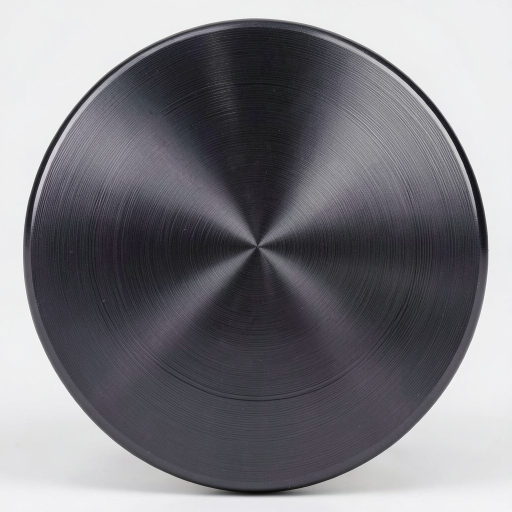
#> input picture Assets/raw/knob-cap-v1.jpg, 1024 x 1024 px, given in place of logo-emblem-v2.jpg, which was not available (shown at 1/2 size)
$ python build_assets.py
#> lines starting #> are read from the running program, lines starting #| are printed output that depends on the picture
"""Baut die finalen UI-Assets aus den generate-image-Rohbildern.

Aufruf: python3 Assets/build_assets.py
Erzeugt:
  Assets/logo-emblem.png   (transparent, 512x512)
  Assets/knob-cap.png      (freigestellte Metallkappe, 512x512, transparent)
  Assets/metal-brushed.png (512x512 Kachel)
  Assets/fader-track.png   (128x512 Kachel)
  Assets/grain.png         (128x128 subtiles Rauschen, transparent)
"""

import random
from pathlib import Path

from PIL import Image, ImageChops, ImageDraw, ImageFilter

ROOT = Path(__file__).resolve().parent
RAW = ROOT / "raw"


def black_to_alpha(image: Image.Image, floor: int = 10) -> Image.Image:
    """Macht einen schwarzen Hintergrund transparent (Screen-Matte).

    alpha = max(r,g,b); Farbe wird entpremultipliziert, damit helle Kanten
    und das Rot sauber erhalten bleiben.
    """
    rgb = image.convert("RGB")
    out = Image.new("RGBA", rgb.size)
    src = rgb.load()
    dst = out.load()
    for y in range(rgb.height):
        for x in range(rgb.width):
            r, g, b = src[x, y]
            a = max(r, g, b)
            if a <= floor:
                dst[x, y] = (0, 0, 0, 0)
                continue
            scale = 255.0 / a
            dst[x, y] = (
                min(255, int(r * scale)),
                min(255, int(g * scale)),
                min(255, int(b * scale)),
                a,
            )
    return out


def trim_to_content(image: Image.Image, margin_ratio: float = 0.06) -> Image.Image:
    box = image.getchannel("A").getbbox()
    if box is None:
        return image
    margin = int(max(box[2] - box[0], box[3] - box[1]) * margin_ratio)
    box = (
        max(0, box[0] - margin),
        max(0, box[1] - margin),
        min(image.width, box[2] + margin),
        min(image.height, box[3] + margin),
    )
    return image.crop(box)


def build_logo() -> None:
    src = Image.open(RAW / "logo-emblem-v2.jpg")
#> src is the input picture: PIL image 1024x1024 RGB; mean R, G, B 126.7, 125.8, 131
    logo = black_to_alpha(src)
#> in black_to_alpha, `out = Image.new("RGBA", rgb.size)`: out: PIL image 1024x1024 RGBA; every value is 0
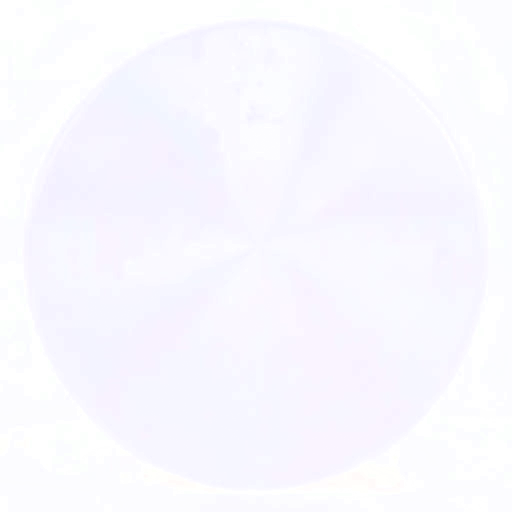
#> logo: PIL image 1024x1024 RGBA (shown at 1/2 size); mean R, G, B, A 239.2, 235.9, 254.8, 131.1; transparent parts drawn white
    logo = trim_to_content(logo, 0.10)
#> in trim_to_content, `box = image.getchannel("A").getbbox()`: box = (0, 0, 1024, 1024)
#> in trim_to_content, `margin = int(max(box[2] - box[0], box[3] - box[1]) * margin_ratio)`: margin = 102
    side = max(logo.size)
#> side = 1024
    canvas = Image.new("RGBA", (side, side), (0, 0, 0, 0))
    canvas.paste(logo, ((side - logo.width) // 2, (side - logo.height) // 2), logo)
    canvas = canvas.resize((512, 512), Image.LANCZOS)
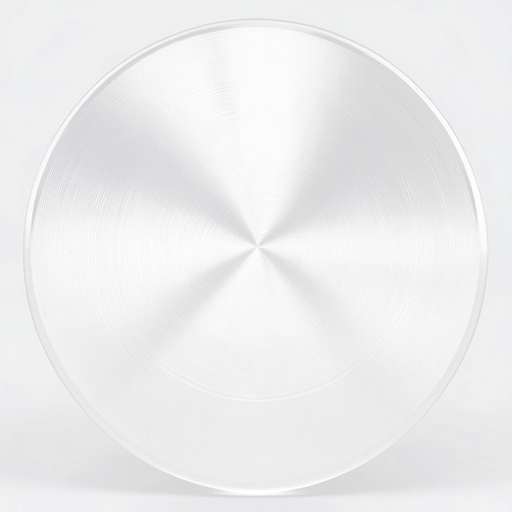
#> canvas: PIL image 512x512 RGBA; mean R, G, B, A 126.6, 125.6, 131, 92.2; transparent parts drawn white
    canvas.save(ROOT / "logo-emblem.png")


def build_knob_cap() -> None:
    src = Image.open(RAW / "knob-cap-v1.jpg").convert("RGB")
    # Kappe freistellen: Kreis-Maske mit weicher Kante.
    size = src.size[0]
#> size = 1024
    mask = Image.new("L", src.size, 0)
#> mask: PIL image 1024x1024 L; every value is 0
    draw = ImageDraw.Draw(mask)
    radius = int(size * 0.445)
#> radius = 455
    cx = cy = size // 2
#> cx = 512; cy = 512
    draw.ellipse((cx - radius, cy - radius, cx + radius, cy + radius), fill=255)
    mask = mask.filter(ImageFilter.GaussianBlur(1.2))
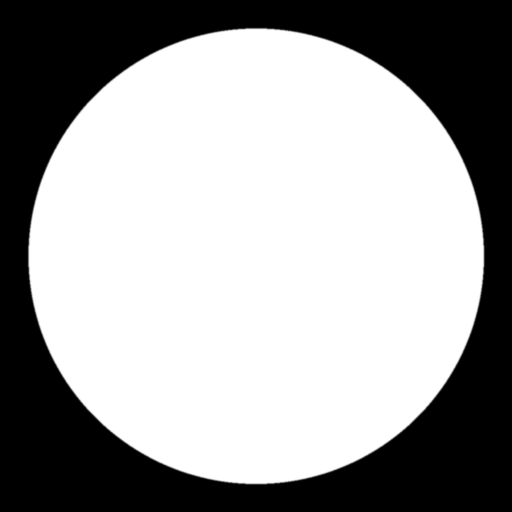
#> mask: PIL image 1024x1024 L (shown at 1/2 size); min 0, max 255, mean 158.5
    cap = src.convert("RGBA")
    cap.putalpha(mask)
    bbox = (cx - radius, cy - radius, cx + radius, cy + radius)
#> bbox = (57, 57, 967, 967)
    cap = cap.crop(bbox).resize((512, 512), Image.LANCZOS)
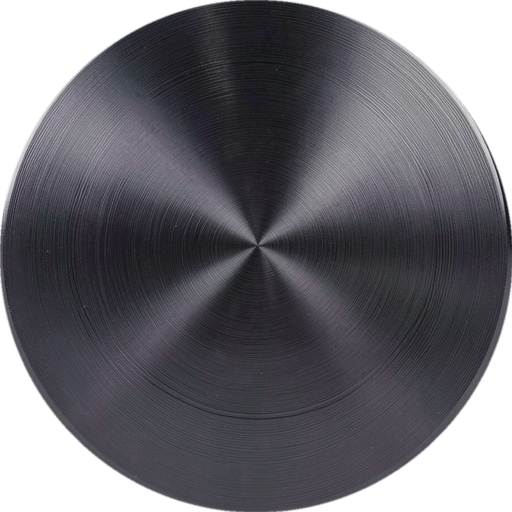
#> cap: PIL image 512x512 RGBA; mean R, G, B, A 56.7, 55.5, 61.6, 200.6; transparent parts drawn white
    cap.save(ROOT / "knob-cap.png")


def _make_seamless(image: Image.Image, blend: int = 48) -> Image.Image:
    """Blendet gegenueberliegende Kanten weich, um Kachelnaehte zu vermeiden."""
    img = image.convert("RGB")
    w, h = img.size
    b = max(2, min(blend, w // 4, h // 4))

    # Horizontal: linker Rand bekommt Verlauf vom rechten Rand.
    left = img.crop((0, 0, b, h))
    right = img.crop((w - b, 0, w, h))
    mask_h = Image.linear_gradient("L").resize((b, h)).transpose(Image.FLIP_LEFT_RIGHT)
    img.paste(Image.composite(right, left, mask_h), (0, 0))

    # Vertikal: oberer Rand bekommt Verlauf vom unteren Rand.
    top = img.crop((0, 0, w, b))
    bottom = img.crop((0, h - b, w, h))
    mask_v = (
        Image.linear_gradient("L")
        .rotate(90, expand=True)
        .resize((w, b))
        .transpose(Image.FLIP_TOP_BOTTOM)
    )
    img.paste(Image.composite(bottom, top, mask_v), (0, 0))

    return img


def build_metal() -> None:
    src = Image.open(RAW / "metal-brushed-v1.jpg").convert("RGB")
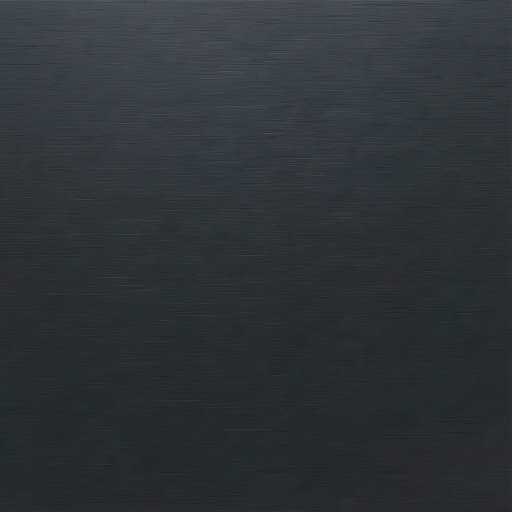
#> input picture Assets/raw/metal-brushed-v1.jpg, 1024 x 1024 px (shown at 1/2 size)
#> src is the input picture: PIL image 1024x1024 RGB; mean R, G, B 45.9, 50.5, 55.4
    src = src.resize((512, 512), Image.LANCZOS)
#> src: PIL image 512x512 RGB
    src = _make_seamless(src, blend=56)
    src.save(ROOT / "metal-brushed.png")


def build_track() -> None:
    src = Image.open(RAW / "fader-track-v1.jpg").convert("RGB")
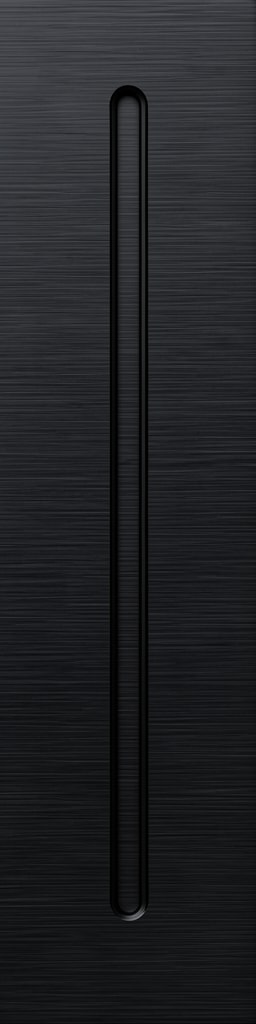
#> input picture Assets/raw/fader-track-v1.jpg, 256 x 1024 px
#> src is the input picture: PIL image 256x1024 RGB; mean R, G, B 33.8, 34.8, 38
    src = src.resize((128, 512), Image.LANCZOS)
#> src: PIL image 128x512 RGB
    # Wird gestreckt dargestellt; Kanten glatten, damit keine harten Bildraender sichtbar sind.
    src = _make_seamless(src, blend=18)
    src.save(ROOT / "fader-track.png")


def build_grain() -> None:
    random.seed(7)
    size = 128
    base = Image.new("RGBA", (size, size))
#> base: PIL image 128x128 RGBA; every value is 0
    px = base.load()
    for y in range(size):
        for x in range(size):
            v = random.randint(0, 255)
            a = 10 if v > 140 else (5 if v > 90 else 0)
            px[x, y] = (v, v, v, a)

    # Kachelbar machen: Offset um halbe Kachel + Kantenblend eliminiert Naehte.
    offset = ImageChops.offset(base, size // 2, size // 2)
    blend = 20
    mask = Image.new("L", (size, size), 0)
#> mask: PIL image 128x128 L; every value is 0
    mpx = mask.load()
    for y in range(size):
        dy = min(y, size - 1 - y)
        for x in range(size):
            dx = min(x, size - 1 - x)
            d = min(dx, dy)
            mpx[x, y] = 255 if d >= blend else int(255 * d / blend)
    tile = Image.composite(base, offset, mask)
    tile = tile.filter(ImageFilter.GaussianBlur(0.35))
    tile.save(ROOT / "grain.png")


if __name__ == "__main__":
    build_logo()
    build_knob_cap()
    build_metal()
    build_track()
    build_grain()
    for name in ("logo-emblem", "knob-cap", "metal-brushed", "fader-track", "grain"):
        p = ROOT / f"{name}.png"
        im = Image.open(p)
        alpha = im.getchannel("A") if im.mode == "RGBA" else None
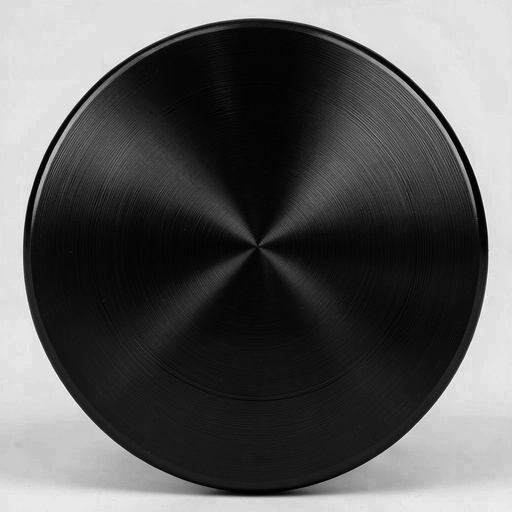
#> alpha: PIL image 512x512 L; min 0, max 249, mean 92.2
        bbox = alpha.getbbox() if alpha else None
#> bbox = (0, 0, 512, 512)
#> (the run stopped early here; a loop or call above may not have finished)
